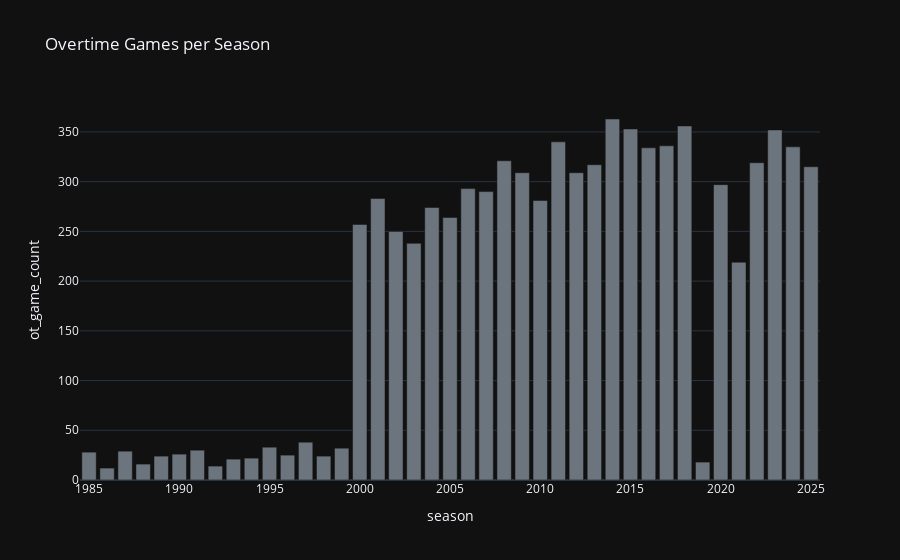

The cell this chart's notebook holds for it:
### Code cell
# ── 5.3  num_ot distribution ──────────────────────────────────────────────────
ot_dist = all_games_df["num_ot"].value_counts().sort_index()
print("num_ot distribution (all seasons):")
print(ot_dist.to_string())
print()

# Flag extreme OT games
extreme_ot = all_games_df[all_games_df["num_ot"] >= 4]
print(f"Games with num_ot >= 4 (extreme outliers): {len(extreme_ot)}")
if not extreme_ot.empty:
    display(extreme_ot[["game_id", "season", "day_num", "w_team_id", "l_team_id",
                         "w_score", "l_score", "num_ot"]].sort_values("num_ot", ascending=False))

# OT per season summary
ot_per_season = (
    all_games_df
    .assign(has_ot=(all_games_df["num_ot"] > 0).astype(int))
    .groupby("season")["has_ot"]
    .sum()
    .reset_index(name="ot_game_count")
)

fig = px.bar(
    ot_per_season, x="season", y="ot_game_count",
    title="Overtime Games per Season",
    color_discrete_sequence=[COLOR_NEUTRAL],
    template="plotly_dark",
)
fig.show()

### Figure 1 — Plotly figure (JSON) as saved in the notebook; plotly's stock layout.template omitted (floating-point values rounded to 4 significant figures)
{"data": [{"hovertemplate": "season=%{x}<br>ot_game_count=%{y}<extra></extra>", "legendgroup": "", "marker": {"color": "#6c757d", "pattern": {"shape": ""}}, "name": "", "orientation": "v", "showlegend": false, "textposition": "auto", "type": "bar", "x": [1985, 1986, 1987, 1988, 1989, 1990, 1991, 1992, 1993, 1994, 1995, 1996, 1997, 1998, 1999, 2000, 2001, 2002, 2003, 2004, 2005, 2006, 2007, 2008, 2009, 2010, 2011, 2012, 2013, 2014, 2015, 2016, 2017, 2018, 2019, 2020, 2021, 2022, 2023, 2024, 2025], "xaxis": "x", "y": [28, 12, 29, 16, 24, 26, 30, 14, 21, 22, 33, 25, 38, 24, 32, 257, 283, 250, 238, 274, 264, 293, 290, 321, 309, 281, 340, 309, 317, 363, 353, 334, 336, 356, 18, 297, 219, 319, 352, 335, 315], "yaxis": "y"}], "layout": {"barmode": "relative", "legend": {"tracegroupgap": 0}, "title": {"text": "Overtime Games per Season"}, "xaxis": {"anchor": "y", "domain": [0.0, 1.0], "title": {"text": "season"}}, "yaxis": {"anchor": "x", "domain": [0.0, 1.0], "title": {"text": "ot_game_count"}}}}
